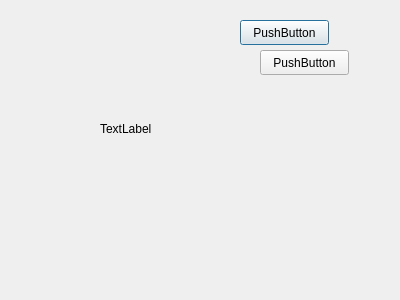
<?xml version="1.0" encoding="UTF-8"?>
<ui version="4.0">
 <class>Dialog</class>
 <widget class="QDialog" name="Dialog">
  <property name="geometry">
   <rect>
    <x>0</x>
    <y>0</y>
    <width>400</width>
    <height>300</height>
   </rect>
  </property>
  <property name="windowTitle">
   <string>Dialog</string>
  </property>
  <widget class="QPushButton" name="btnCamera">
   <property name="geometry">
    <rect>
     <x>240</x>
     <y>20</y>
     <width>89</width>
     <height>25</height>
    </rect>
   </property>
   <property name="text">
    <string>PushButton</string>
   </property>
  </widget>
  <widget class="QPushButton" name="pushButton_2">
   <property name="geometry">
    <rect>
     <x>260</x>
     <y>50</y>
     <width>89</width>
     <height>25</height>
    </rect>
   </property>
   <property name="text">
    <string>PushButton</string>
   </property>
  </widget>
  <widget class="QLabel" name="label">
   <property name="geometry">
    <rect>
     <x>100</x>
     <y>120</y>
     <width>67</width>
     <height>17</height>
    </rect>
   </property>
   <property name="text">
    <string>TextLabel</string>
   </property>
  </widget>
 </widget>
 <resources/>
 <connections/>
</ui>
